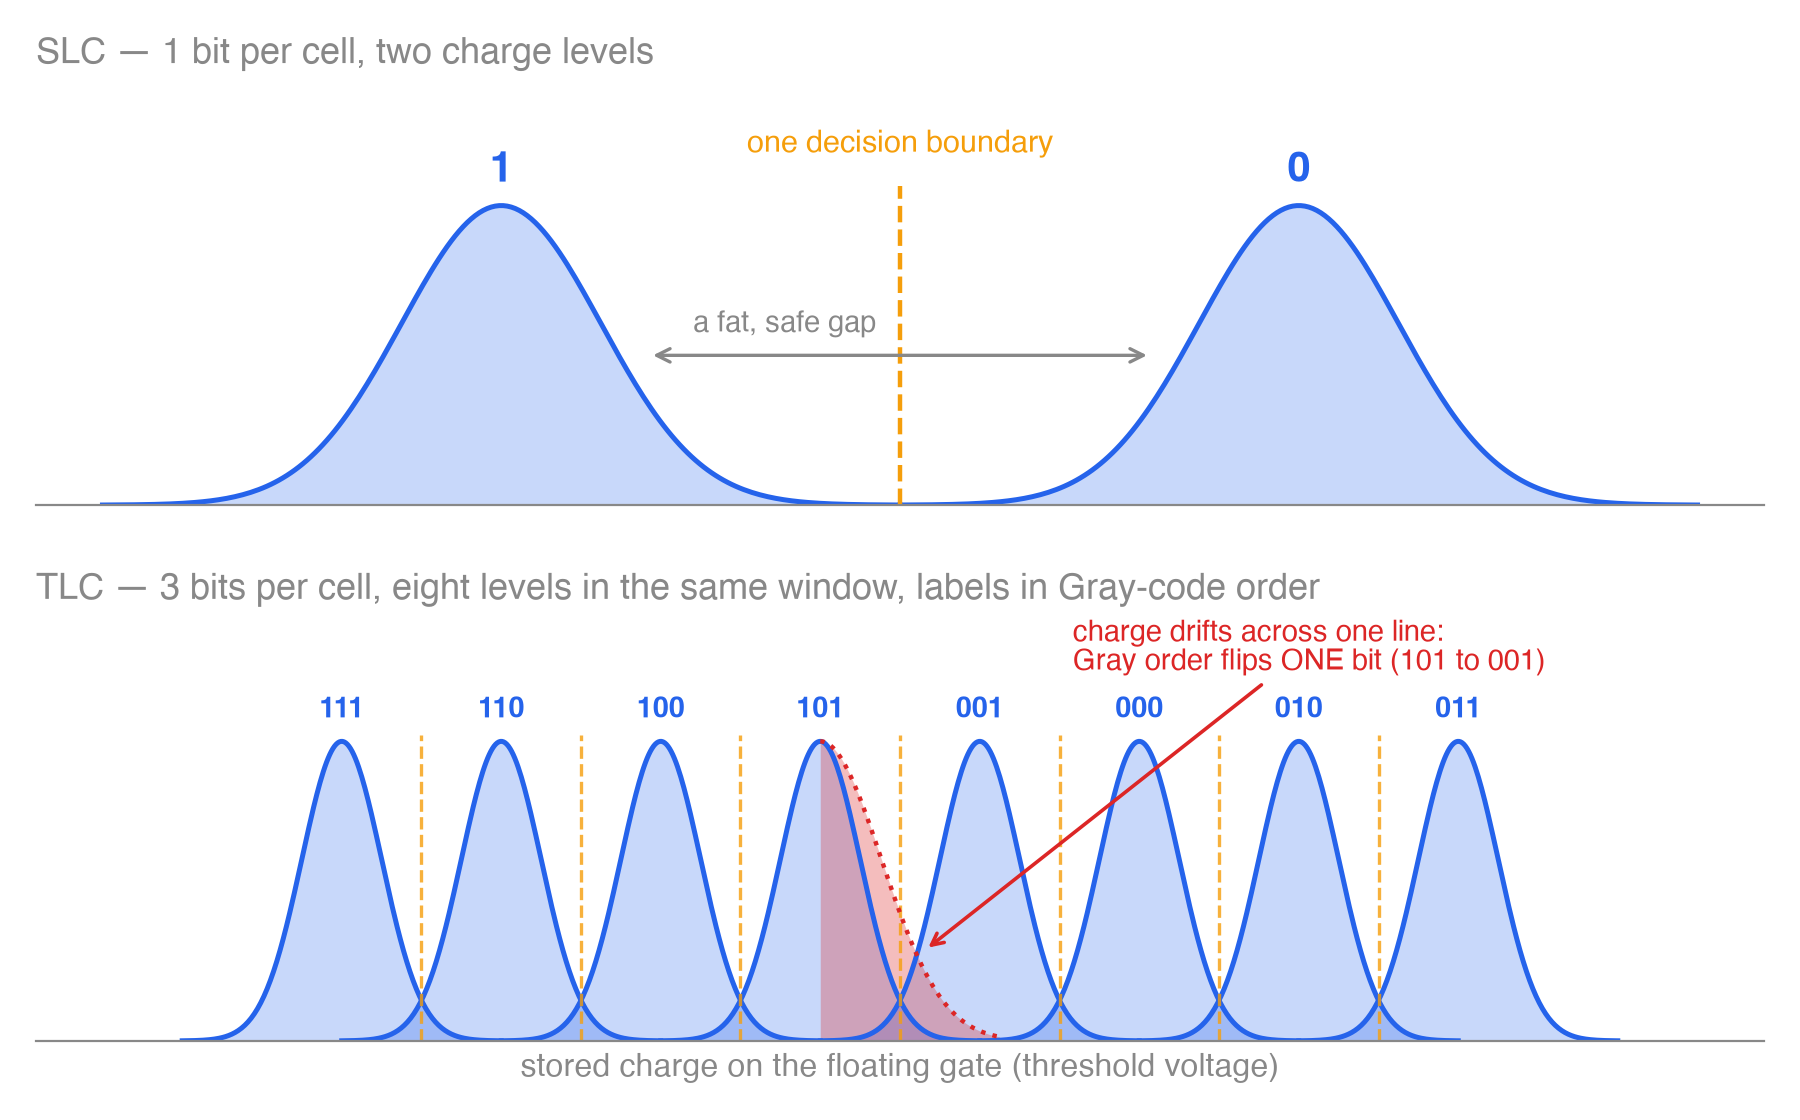

The script that saved this image:
"""Flash charge-level distributions: SLC's two fat levels vs TLC's eight
crowded, Gray-labelled levels. Regenerates secondary-storage-flash-levels.png."""
import numpy as np
import matplotlib
matplotlib.use("Agg")
import matplotlib.pyplot as plt

GRAY = "#888888"
BLUE = "#2563eb"
AMBER = "#f59e0b"
RED = "#dc2626"

plt.rcParams.update({
    "text.color": GRAY, "axes.edgecolor": GRAY, "axes.labelcolor": GRAY,
    "xtick.color": GRAY, "ytick.color": GRAY, "font.size": 12,
    "font.family": "Helvetica",
})

def bump(ax, mu, sigma, color, alpha=0.25):
    x = np.linspace(mu - 4 * sigma, mu + 4 * sigma, 200)
    y = np.exp(-((x - mu) ** 2) / (2 * sigma ** 2))
    ax.fill_between(x, y, color=color, alpha=alpha, lw=0)
    ax.plot(x, y, color=color, lw=1.8)

fig, (ax1, ax2) = plt.subplots(2, 1, figsize=(9, 5.6))

# ---- SLC ----
for mu, label in [(2.0, "1"), (8.0, "0")]:
    bump(ax1, mu, 0.75, BLUE)
    ax1.text(mu, 1.08, label, ha="center", color=BLUE, fontsize=15, fontweight="bold")
ax1.axvline(5.0, ymax=0.75, color=AMBER, lw=1.6, ls="--")
ax1.text(5.0, 1.18, "one decision boundary", ha="center", color=AMBER, fontsize=11)
ax1.annotate("", xy=(6.9, 0.5), xytext=(3.1, 0.5),
             arrowprops=dict(arrowstyle="<->", color=GRAY, lw=1.2))
ax1.text(4.82, 0.58, "a fat, safe gap", ha="right", color=GRAY, fontsize=10.5)
ax1.set_title("SLC — 1 bit per cell, two charge levels", color=GRAY, fontsize=13, loc="left")

# ---- TLC ----
gray_labels = ["111", "110", "100", "101", "001", "000", "010", "011"]
mus = np.linspace(0.8, 9.2, 8)
for mu, label in zip(mus, gray_labels):
    bump(ax2, mu, 0.30, BLUE)
    ax2.text(mu, 1.08, label, ha="center", color=BLUE, fontsize=10.5, fontweight="bold")
for b in (mus[:-1] + mus[1:]) / 2:
    ax2.axvline(b, ymax=0.72, color=AMBER, lw=1.2, ls="--", alpha=0.8)

# drift: tail of level "101" leaking across the boundary toward "001"
mu_d = mus[3]
xd = np.linspace(mu_d, mu_d + 1.35, 100)
yd = np.exp(-((xd - mu_d) ** 2) / (2 * 0.46 ** 2))
ax2.fill_between(xd, yd, color=RED, alpha=0.3, lw=0)
ax2.plot(xd, yd, color=RED, lw=1.6, ls=":")
ax2.annotate("charge drifts across one line:\nGray order flips ONE bit (101 to 001)",
             xy=(mu_d + 0.78, 0.30), xytext=(6.3, 1.24), color=RED, fontsize=10.5,
             arrowprops=dict(arrowstyle="->", color=RED, lw=1.3))
ax2.set_title("TLC — 3 bits per cell, eight levels in the same window, labels in Gray-code order",
              color=GRAY, fontsize=13, loc="left")

for ax in (ax1, ax2):
    ax.set_xlim(-1.5, 11.5)
    ax.set_ylim(0, 1.42)
    ax.set_yticks([])
    ax.set_xticks([])
    for s in ("top", "right", "left"):
        ax.spines[s].set_visible(False)
    ax.spines["bottom"].set_color(GRAY)
ax2.set_xlabel("stored charge on the floating gate (threshold voltage)", color=GRAY, fontsize=11.5)

fig.tight_layout(h_pad=2.0)
out = "/Users/kepeilei/Desktop/The_Vault/CS/Hardware Systems/secondary-storage-flash-levels.png"
fig.savefig(out, dpi=200, transparent=True)
print("saved", out)
